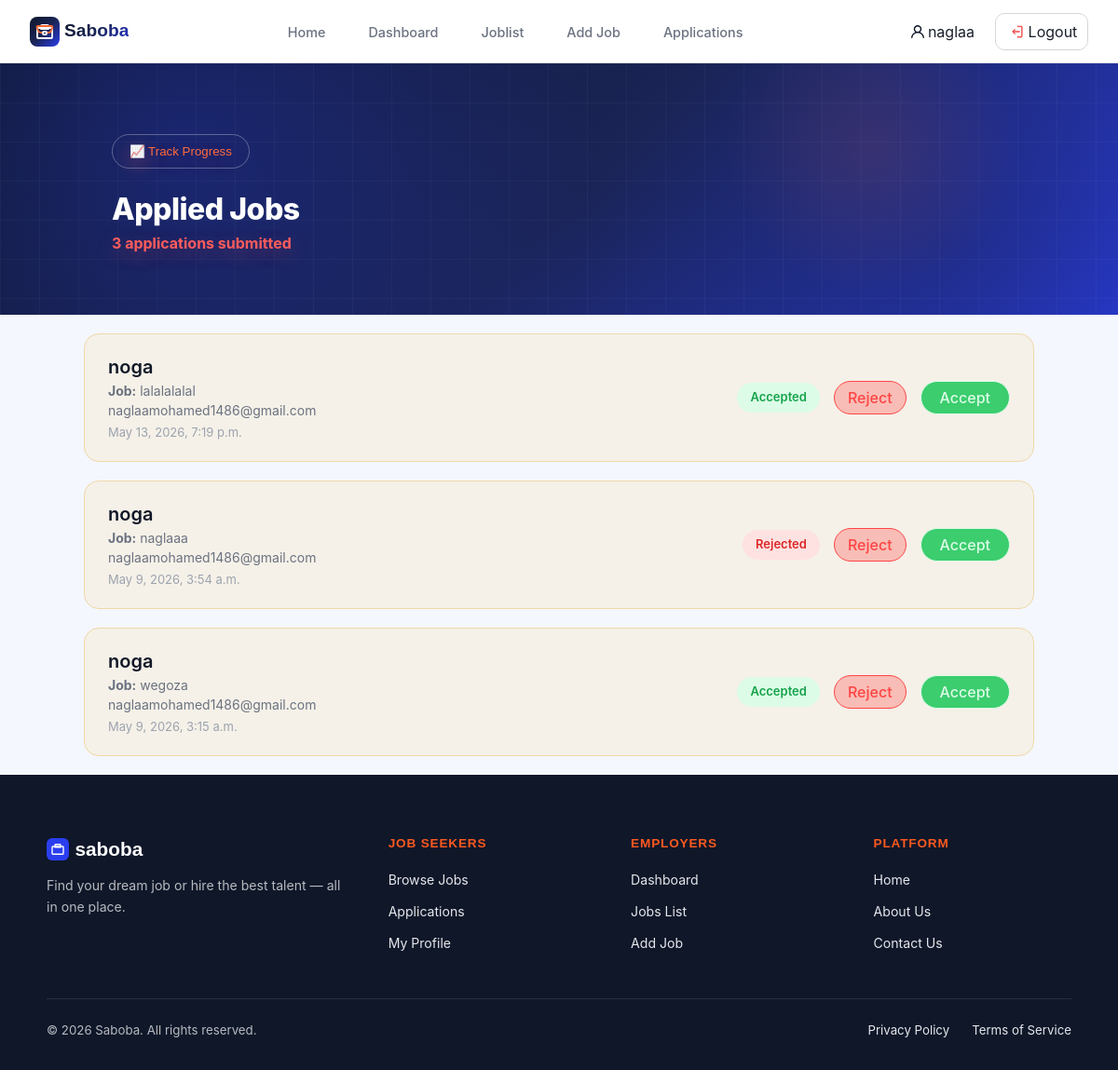
The app's page /jobs/applications/ (signed in), older data.
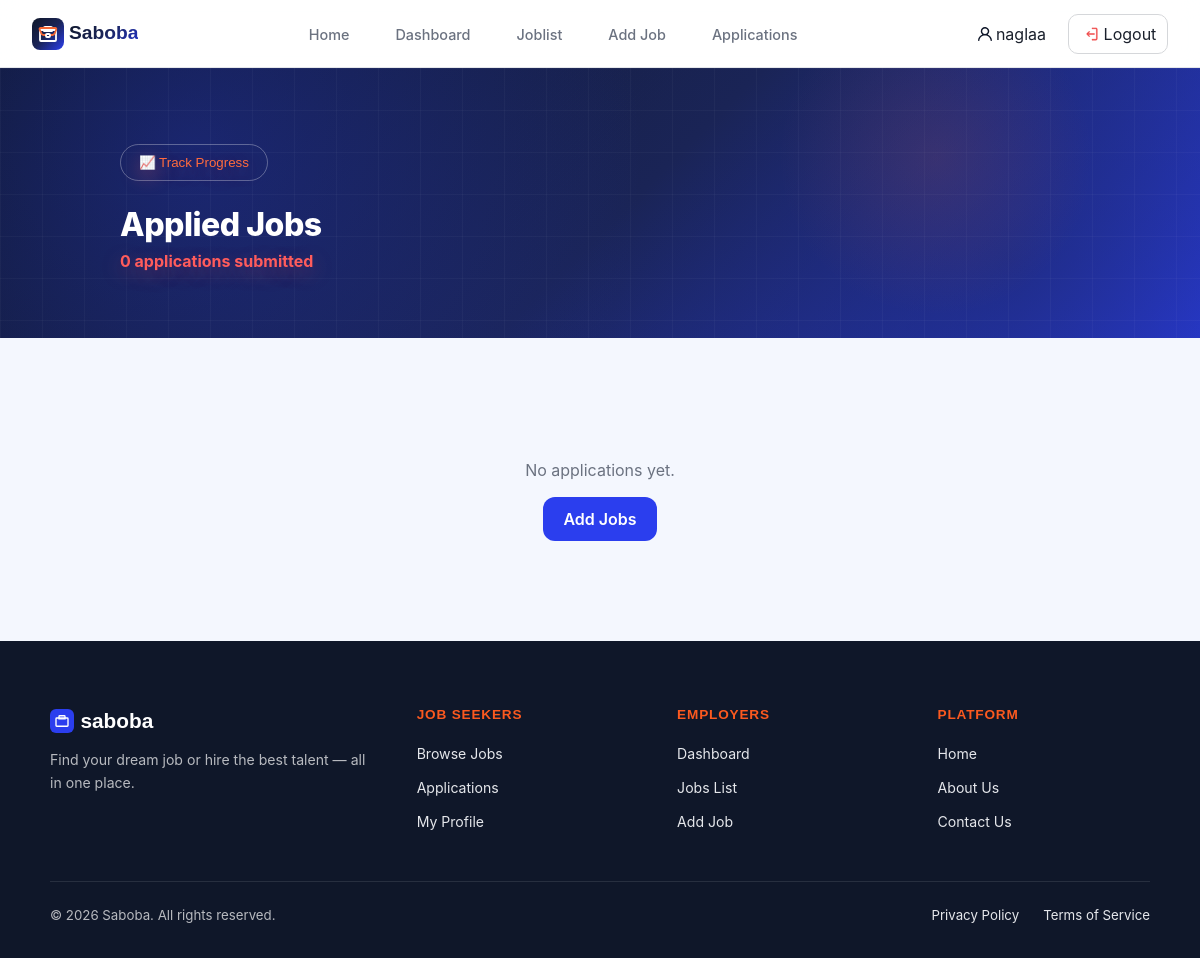
The same page, newer data.
### accounts/models.py (models this page shows)
class User(AbstractUser):
    ROLE_CHOICES = [('user', 'User'), ('admin', 'Admin')]
    role     = models.CharField(max_length=10, choices=ROLE_CHOICES, default='user')
    age      = models.IntegerField(null=True, blank=True)
    gender   = models.CharField(max_length=10, blank=True)
    company  = models.CharField(max_length=200, blank=True)
    location = models.CharField(max_length=200, blank=True)
    skills   = models.TextField(blank=True)

### applications/models.py (models this page shows, shortened)
class Application(models.Model):
    user = models.ForeignKey(
        settings.AUTH_USER_MODEL,
        on_delete=models.CASCADE,
        related_name='applications'
    )
    job = models.ForeignKey(
        Job,
        on_delete=models.CASCADE,
        related_name='applications'
    )
    STATUS_CHOICES = [
    ('pending', 'Pending'),
    ('accepted', 'Accepted'),
    ('rejected', 'Rejected'),
    ]
    status = models.CharField(
    max_length=20,
    choices=STATUS_CHOICES,
    default='pending'
    )
    full_name = models.CharField(max_length=120 ,blank=True)
    email = models.EmailField(null=True, blank=True)
    phone = models.CharField(max_length=30, blank=True)
    skills = models.TextField(blank=True)
    experience = models.CharField(max_length=100,blank=True)
    cv = models.FileField(upload_to="cvs/",blank=True)
    applied_at = models.DateTimeField(auto_now_add=True)
    cover_letter = models.TextField(blank=True)
    class Meta:
        unique_together = ('user', 'job')

### jobs/models.py (models this page shows, shortened)
class Job(models.Model):
    cover = models.URLField()
    title = models.CharField(max_length=200)
    company = models.CharField(max_length=200)
    location = models.CharField(max_length=200)
    time = models.CharField(max_length=100)
    tags = models.JSONField()
    salary = models.CharField(max_length=100)
    type = models.CharField(max_length=100)
    exp = models.CharField(max_length=100)
    description = models.TextField()
    required = models.JSONField()
    benefit = models.JSONField()
    companyLocation = models.CharField(max_length=200)
    employees = models.CharField(max_length=100)
    employer = models.ForeignKey(
    settings.AUTH_USER_MODEL,
    on_delete=models.CASCADE,
    null=True,
    blank=True
)

### jobs/views.py (the view)
# urls.py: path('applications/', views.admin_applications, name='admin_applications'),
@admin_required
def admin_applications(request):
    applications = Application.objects.filter(
        job__employer=request.user
    ).select_related('job', 'user').order_by('-applied_at')
    return render(request, 'jobs/adminapply.html', {
        'applications': applications
    })

### jobs/views.py (called while the page is built)
def admin_required(view_func):
    @wraps(view_func)
    def wrapper(request, *args, **kwargs):
        if not request.user.is_authenticated:
            return redirect('login')
        if request.user.role != 'admin':
            return redirect('dashboard')
        return view_func(request, *args, **kwargs)
    return wrapper

### templates/Jobs/adminapply.html
{% extends "base.html" %}
{% load static %}
{% block styles %}
<link rel="stylesheet" href="{% static 'css/appliedjobs.css' %}">
{% endblock %}
{% block content %}
<main>
     <div class="header">
        <div class="top-container">
            <div class="header-top">
                <button class="track-btn">📈 Track Progress</button>
            </div>
            <h1 class="page-title">Applied Jobs</h1>
            <p class="app-count  <span class="app-count">{{ applications|length }}</span> applications submitted</p>
        </div>
    </div>
  <div class="container">
    <div class="content-section">
      {% for app in applications %}
        <div class="job-card">
          <div class="job-info">
            <div class="job-text">
              <h3 class="name">{{ app.user.username }}</h3>
              <p class="tit"><strong>Job:</strong> {{ app.job.title }}</p>
              <p>{{ app.user.email }}</p>
              <span class="d">{{ app.applied_at }}</span>
            </div>
          </div>
          <div class="job-actions">
            <span class="status {{ app.status }}">
            {{ app.get_status_display }}
            </span>
            <a href="{% url 'update_application_status' app.id 'rejected' %}" class="cancel-btn">
            Reject
            </a>
            <a href="{% url 'update_application_status' app.id 'accepted' %}" class="acc">
            Accept
            </a>
          </div>
        </div>
      {% empty %}
        <div class="atop">
          <p>No applications yet.</p>
          <a href="{% url 'add_jobs' %}" class="brow-btn">Add Jobs</a>
        </div>
      {% endfor %}
    </div>
  </div>
</main>
{% endblock %}

### templates/base.html (shortened to what this page needs)
{% load static %}
<!DOCTYPE html>
<html>
<head>
    <link rel="stylesheet" href="{% static 'css/navbar.css' %}">
    {% block styles %}{% endblock %}
</head>
<body>
    {% include "navbar.html" %}
    {% block content %}
    {% endblock %}
    {% include "footer.html" %}
</body>
</html>

### templates/navbar.html (shortened to what this page needs)
<header>
    <nav class="nav">
        <a href="/" class="logo">
            <p class="slog">Saboba</p>
        </a>
        <ul class="links">
            <li><a href="/">Home</a></li>
            {% if user.is_authenticated %}
            {% if user.role == "admin" %}
            <li><a href="/jobs/dashboard/">Dashboard</a></li>
            <li><a href="/jobs/joblist/">Joblist</a></li>
            <li><a href="/jobs/add/">Add Job</a></li>
            <li><a href="{% url 'admin_applications' %}">Applications</a></li>
            {% else %}
            <li><a href="{% url 'saved_jobs' %}">Saved Jobs</a></li>
            <li><a href="{% url 'my_applications' %}">Applied</a></li>
            <li><a href="/jobs/compare/">Compare</a></li>
            {% endif %}
            {% endif %}
        </ul>
        <div class="right">
            <div class="logs">
                {% if user.is_authenticated %}
                <a href="/accounts/profile/" class="profile">
                    {{ user.username }}
                </a>
                <a href="/accounts/logout/" class="logout">Logout</a>
                {% else %}
                <a href="/accounts/login/" class="login">Log in</a>
                <a href="/accounts/signup/" class="signup">Sign up</a>
                {% endif %}
            </div>
        </div>
    </nav>
</header>

### templates/footer.html (shortened to what this page needs)
<footer class="footer">
    <div class="footer__inner">
        <div class="footer__top">
            <div class="footer__brand">
                <div class="footer__brand-name">
                    saboba
                </div>
                <p class="footer__brand-desc">Find your dream job or hire the best talent — all in one place.</p>
            </div>
            <div>
                <h4 class="footer__col-title">Job Seekers</h4>
                <ul class="footer__col-links">
                    <li><a href="{% url 'search' %}">Browse Jobs</a></li>
                    <li><a href="{% url 'my_applications' %}">Applications</a></li>
                    <li><a href="/accounts/profile/">My Profile</a></li>
                </ul>
            </div>
            <div>
                <h4 class="footer__col-title">Employers</h4>
                <ul class="footer__col-links">
                    <li><a href="/jobs/dashboard/">Dashboard</a></li>
                    <li><a href="/jobs/joblist/">Jobs List</a></li>
                    <li><a href="/jobs/add/">Add Job</a></li>
                </ul>
            </div>
            <div>
                <h4 class="footer__col-title">Platform</h4>
                <ul class="footer__col-links">
                    <li><a href="/">Home</a></li>
                    <li><a href="/about/">About Us</a></li>
                    <li><a href="/contact/">Contact Us</a></li>
                </ul>
            </div>
        </div>
        <div class="footer__bottom">
            <span>© 2026 Saboba. All rights reserved.</span>
            <div style="display:flex;gap:1.5rem;">
                <a href="#">Privacy Policy</a>
                <a href="#">Terms of Service</a>
            </div>
        </div>
    </div>
</footer>

### static/css/navbar.css (style rules this page uses)
html { scroll-behavior: smooth; }
body { position: relative; font-family: 'Inter', sans-serif; background: #F6F7F9; color: #0F1729; line-height: 1.6; -webkit-font-smoothing: antialiased; }
:root { --background: #F6F7F9; --foreground: #0F1729; --card: #FFFFFF; --card-foreground: #0F1729; --popover: #FFFFFF; --border: #E5E7EB; --input: #E5E7EB; --primary: #2B3EEE; --primary-fg: #FFFFFF; --accent: #F46734; --accent-fg: #FFFFFF; --secondary: #F3F4F6; --secondary-fg: #0F1729; --ring: #2B3EEE; --muted: #F3F4F6; --muted-fg: #6B7280; --destructive: #EF4343; --emerald: #20AC6B; --amber: #F59F0A; --rose: #EA2E6D; --sky: #0DA2E7; --violet: #7847EB; --section-warm: #FEF4F0; --section-cool: #F3F4FC; --section-mint: #F1F9F5; --sidebar-background: #FFFFFF; --sidebar-foreground: #0F1729; --sidebar-primary: #2B3EEE; --sidebar-accent: #F3F4F6; --sidebar-border: #E5E7EB; --gradient-primary: linear-gradient(135deg, #2B3EEE, #7847EB); --gradient-accent: linear-gradient(135deg, #F46734, #EA2E6D); --gradient-hero: linear-gradient(135deg, #0F1729 0%, #1a2456 50%, #2B3EEE22 100%); --gradient-success: linear-gradient(135deg, #20AC6B, #0DA2E7); --gradient-card: linear-gradient(135deg, #FFFFFF, #F6F7F9); --radius: 0.75rem; --font-heading: 'Plus Jakarta Sans', sans-serif; --font-body: 'Inter', sans-serif; }
a { text-decoration: none; color: inherit; }
ul { list-style: none; }
header { position: relative; }
.nav { position: fixed; top: 0; left: 0; right: 0; z-index: 100; background: rgba(255, 255, 255, 0.92); backdrop-filter: blur(12px); border-bottom: 1px solid #E5E7EB; padding: 0 2rem; height: 68px; display: flex; align-items: center; justify-content: space-between; }
.nav .logo { display: flex; align-items: center; justify-self: start; text-decoration: none; font-family: 'Plus Jakarta Sans', sans-serif; font-weight: 800; font-size: 1.2rem; }
.slog { padding: 0px; margin-left: 5px; background: linear-gradient(135deg, #0F1729 0%, #1a2456 50%, #2334d0 100%); -webkit-background-clip: text; -webkit-text-fill-color: transparent; }
.logo svg { flex-shrink: 0; }
.links { display: flex; align-items: center; list-style: none; gap: 2rem; }
.links a { text-decoration: none; font-size: 0.9rem; font-weight: 500; color: #6B7280; transition: color 0.2s; padding: 7px; }
.logs { display: flex; align-items: center; gap: 0.75rem; width: fit-content; justify-self: end; }
.logs a { text-decoration: none; padding: 5px 10px; border-radius: 10px; }
.profile svg { margin-right: 4px; }
.logout { width: 100px; height: 40px; border: 1px solid #d5d7da; border-radius: 10px; display: flex; align-items: center; align-content: center; justify-content: center; }
.right { display: inline-flex; align-content: center; }
.profile { display: flex; justify-content: center; align-items: center; height: 40px; }
.footer { background: #0F1729;; color: rgba(255,255,255,0.7); padding: 4rem 2rem 2rem; }
.footer__inner { max-width: 1100px; margin: 0 auto; }
.footer__top { display: grid; grid-template-columns: 1.5fr repeat(3, 1fr); gap: 3rem; margin-bottom: 3rem; }
.footer__brand-name { font-family: 'Plus Jakarta Sans', sans-serif; font-size: 1.3rem; font-weight: 800; color: #fff; margin-bottom: 0.75rem; display: flex; align-items: center; gap: 0.4rem; }
.footer__brand-desc { font-size: 0.88rem; line-height: 1.65; }
.footer__col-title { font-family: 'Plus Jakarta Sans', sans-serif; font-size: 0.85rem; font-weight: 700; color: #fb591f; text-transform: uppercase; letter-spacing: 0.06em; margin-bottom: 1rem; }
.footer__col-links { display: flex; flex-direction: column; gap: 0.6rem; }
.footer__col-links a { font-size: 0.88rem; color:#E5E7EB; text-decoration: none; transition: color 0.2s; }
.footer__bottom { border-top: 1px solid rgba(255,255,255,0.1); padding-top: 1.5rem; display: flex; align-items: center; justify-content: space-between; font-size: 0.83rem; }
.footer__bottom a { color: #E5E7EB; transition: color 0.2s; text-decoration: none; }

Row changes from the older to the newer data that the page shows:
removed Application: user.username "noga", job "lalalalalal", user.email "naglaamohamed1486@gmail.com", applied_at "May 13, 2026, 7:19 p.m.", status "Accepted"
removed Application: user.username "noga", job "naglaaa", user.email "naglaamohamed1486@gmail.com", applied_at "May 9, 2026, 3:54 a.m.", status "Rejected"
removed Application: user.username "noga", job "wegoza", user.email "naglaamohamed1486@gmail.com", applied_at "May 9, 2026, 3:15 a.m.", status "Accepted"
Text that changed along with them:
{{ applications|length }}: "3" → "0"
text now shown: "No applications yet. Add Jobs"
